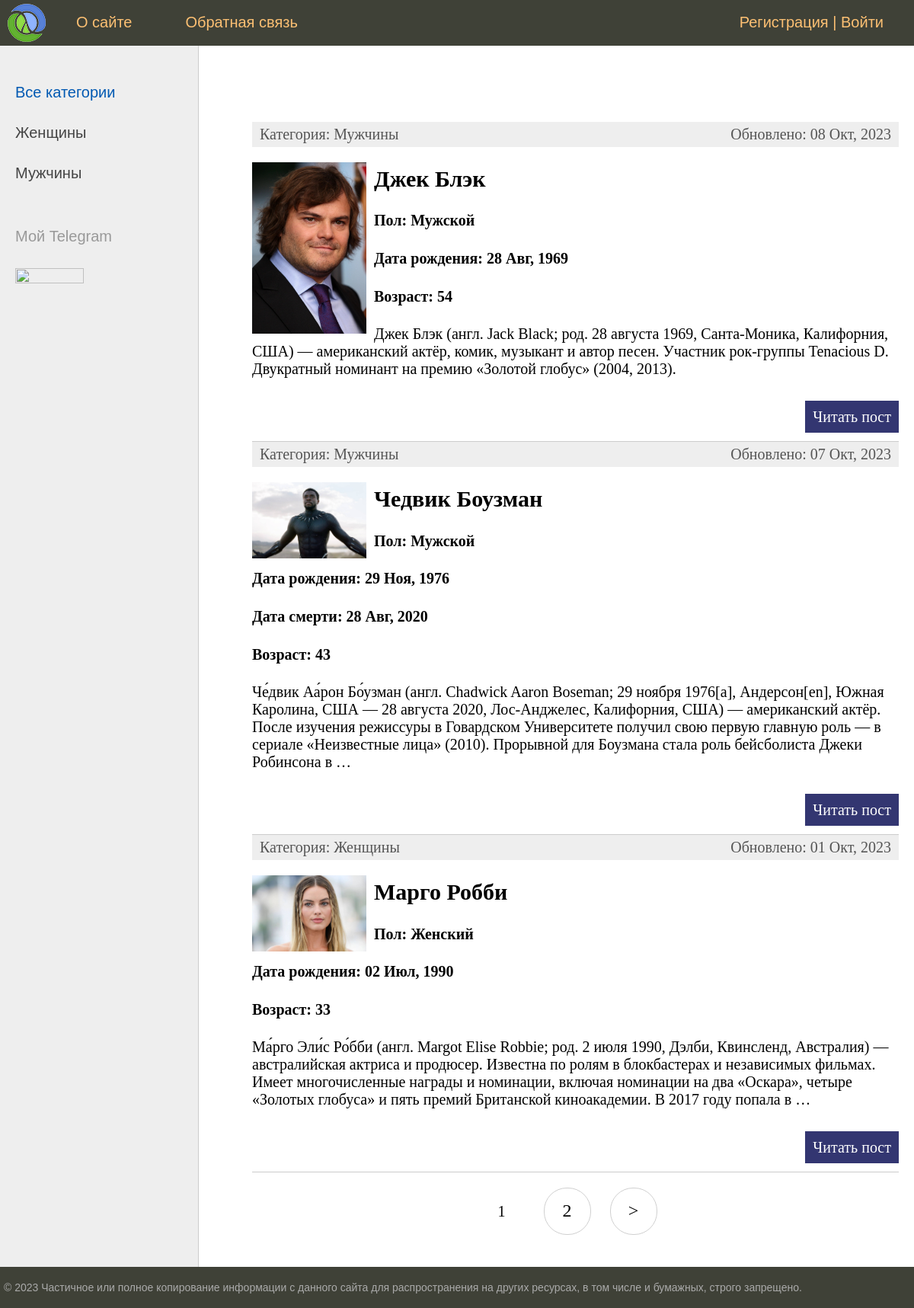
/, run on an earlier commit of the app's database.
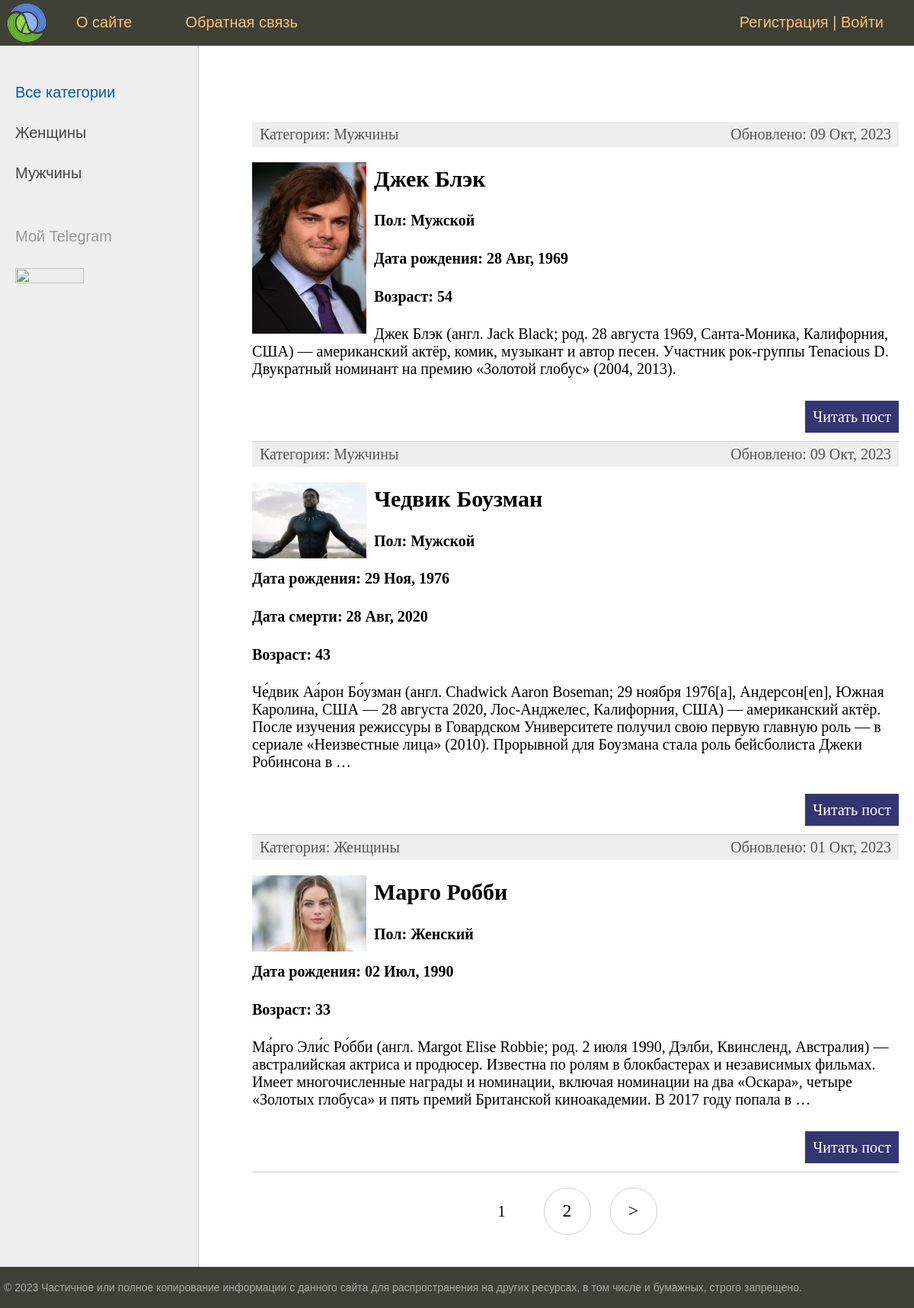
And on a later commit of the database.
### actors/models.py (models this page shows, shortened)
class Category(models.Model):
    name = models.CharField(max_length=100, db_index=True, verbose_name="Категория")
    slug = models.SlugField(max_length=255, unique=True, db_index=True, verbose_name="URL")
    def __str__(self):
        return self.name
    def get_absolute_url(self):
        return reverse('category', kwargs={'cat_id': self.pk})
    class Meta:
        verbose_name = 'категорию'
        verbose_name_plural = 'Категории'
        ordering = ['id']

class Actors(models.Model):
    title = models.CharField(max_length=255, verbose_name='Заголовок')
    slug = models.SlugField(max_length=100, unique=True, db_index=True, verbose_name='URL')
    sex = models.CharField(max_length=100, verbose_name='Пол')
    birth = models.DateField(blank=True, verbose_name='Дата рождения')
    death = models.DateField(blank=True, null=True, verbose_name='Дата смерти')
    bio = models.TextField(blank=True, verbose_name='Биография')
    photo = models.ImageField(blank=True, null=True, upload_to='photos%Y/%m/%d/', verbose_name='Фото')
    crt_time = models.DateTimeField(auto_now_add=True, verbose_name='Время создания')
    upd_time = models.DateTimeField(auto_now=True, verbose_name='Время обновления')
    is_published = models.BooleanField(default=True, verbose_name='Публикация')
    cat = models.ForeignKey('Category', on_delete=models.PROTECT, verbose_name='Категория')
    def get_age(self):
        b_s = str(self.birth)
        date_format = '%Y-%m-%d'
        if self.death is None:
            temp = datetime.today() - datetime.strptime(b_s, date_format)
        else:
            d_s = str(self.death)
            temp = datetime.strptime(d_s, date_format) - datetime.strptime(b_s, date_format)
        return temp.days // 365
    def get_absolute_url(self):
        return reverse('post', kwargs={'post_slug': self.slug})
    class Meta:
        verbose_name = 'актёров'
        verbose_name_plural = 'Актёры'
        ordering = ['-crt_time', 'title']

### actors/views.py (the view)
# urls.py: path('', ActorsHome.as_view(), name='home'),
class ActorsHome(DataMixin, ListView):
    model = Actors
    template_name = 'actors/startpage.html'
    context_object_name = 'posts'
    def get_context_data(self, *, object_list=None, **kwargs):
        context = super().get_context_data(**kwargs)
        c_def = self.get_user_context(title='Главная страница')
        return dict(list(context.items()) + list(c_def.items()))
    def get_queryset(self):
        return Actors.objects.filter(is_published=True)

### actors/templatetags/actors_tags.py (called while the page is built)
@register.inclusion_tag('actors/list_categories.html')
def show_categories(sort=None, cat_selected=0):
    if not sort:
        cats = Category.objects.annotate(Count('actors'))
    else:
        cats = Category.objects.annotate(Count('actors')).order_by(sort)
    return {'cats': cats, 'cat_selected': cat_selected}

### actors/utils.py (called while the page is built)
    def get_user_context(self, **kwargs):
        context = kwargs
        cats = Category.objects.all()
        user_menu = menu.copy()
        if not self.request.user.is_authenticated:
            user_menu.pop(1)
        context['menu'] = user_menu
        context['cats'] = cats
        if 'cat_selected' not in context:
            context['cat_selected'] = 0
        return context

### actors/templates/actors/startpage.html (shortened to what this page needs)
{% extends 'actors/base.html' %}
{% block content %}
<ul class="list-articles">
	{% for p in posts %}
			<li><div class="article-panel">
				<p class="first">Категория: {{p.cat}}</p>
				<p class="last">Обновлено: {{p.upd_time|date:'d M, Y'}}</p>
			</div>
{% if p.photo %}
	<p><img class="img-article-left thumb" src="{{p.photo.url}}"></p>
{% endif %}
				<h2>{{p.title}}</h2>
				<h4>Пол: {{p.sex}}</h4>
				<h4>Дата рождения: {{p.birth|date:'d M, Y'}}</h4>
				{% if p.death %}
				<h4>Дата смерти: {{p.death|date:'d M, Y'}}</h4>
				{% endif %}
				<h4>Возраст: {{p.get_age}}</h4>
	{% autoescape on %}
	{{p.bio|linebreaks|truncatewords:50}}
	{% endautoescape %}
			<p class="link-read-post"><a href="{{p.get_absolute_url}}">Читать пост</a></p>
			</li>
	{% endfor %}
</ul>
{% endblock %}

### actors/templates/actors/base.html (shortened to what this page needs)
{% load static %}
{% load actors_tags %}
<!DOCTYPE html>
<html>
<head>
	<link type="text/css" href="{% static 'actors/css/styles.css' %}" rel="stylesheet" />
</head>
<body>
<table class="table-page" border=0 cellpadding="0" cellspacing="0">
<tr><td valign=top>
{% block mainmenu %}
		<div class="header">
			<ul id="mainmenu" class="mainmenu">
			<li class="logo"><a href="{% url 'home' %}"><div class="logo"></div></a></li>
{% for m in menu %}
			<li><a href="{% url m.url_name %}">{{m.title}}</a></li>
{% endfor %}
				{% if request.user.is_authenticated %}
				<li class="last">{{user.username}} | <a href="{% url 'logout' %}">Выйти</a></li>
				{% else %}
			<li class="last"><a href="{% url 'register' %}">Регистрация</a> | <a href="{% url 'login' %}">Войти</a></li>
				{% endif %}
			</ul>
		</div>
{% endblock mainmenu %}
<table class="table-content" border=0 cellpadding="0" cellspacing="0">
<tr>
	<td valign="top" class="left-chapters">
	<ul id="leftchapters">
{% if cat_selected == 0 %}
		<li class="selected">Все категории</li>
{% else %}
		<li><a href="{% url 'home' %}">Все категории</a></li>
{% endif %}
{% show_categories sort='name' cat_selected=cat_selected %}
		<li class="share">
		<p>Мой Telegram</p>
		<a href="https://t.me/SamFATEWOLF"><img src="{% static 'actors/images/telegram.png' %}" width="90" height="90"></a>
		</li>
	</ul>
</td>
<td valign="top" class="content">
	<div class="content-text">
{% block content %}
{% endblock %}
		{% if page_obj.has_other_pages %}
		<nav class="list-pages">
			<ul>
				{% for p in paginator.page_range %}
				{% if page_obj.number == p %}
				<li class="page-num page-num-selected">{{ p }}</li>
				{% elif p >= page_obj.number|add:-2 and p <= page_obj.number|add:2 %}
				<li class="page-num">
					<a href="?page={{ p }}">{{ p }}</a>
				</li>
				{% endif %}
				{% endfor %}
				{% if page_obj.has_next %}
				<li class="page-num">
					<a href="?page={{ page_obj.next_page_number }}">&gt;</a>
				</li>
				{% endif %}
			</ul>
		</nav>
{% endif %}
	</div>
</td></tr></table>
</td></tr>
<tr><td valign=top>
	<div id="footer">
		<p>&copy; 2023 Частичное или полное копирование информации с данного сайта для распространения на других ресурсах, в том числе и бумажных, строго запрещено.</p>
	</div>
</td></tr></table>
</body>
</html>

### actors/templates/actors/list_categories.html
{% for c in cats %}
{% if c.actors__count > 0 %}
	{% if c.pk == cat_selected %}
		<li class="selected">{{c.name}}</li>
	{% else %}
		<li><a href="{{ c.get_absolute_url }}">{{c.name}}</a></li>
	{% endif %}
{% endif %}
{% endfor %}

### actors/static/actors/css/styles.css (style rules this page uses)
html, body { font-family: 'Arial'; margin: 0; padding: 0; height: 100%; width: 100%; color: #444; }
a { color: #0059b2; text-decoration: none; }
img { max-width: 600px; height: auto; }
img.img-article-left { max-width: 300px; height: auto; float: left; padding: 0 10px 10px 0; }
img.img-article-left.thumb { max-width: 150px; height: auto; }
p.link-read-post { text-align: right; }
p.link-read-post a { padding: 10px; min-width: 100px; background: #333671; color: #fff; text-decoration: none; }
div.article-panel { background: #eee; padding: 5px 10px 5px 10px; box-sizing border-box; overflow: hidden; color: #555; }
div.article-panel p.first { margin: 0; float: left; }
div.article-panel p.last { margin: 0; float: right; }
ul.list-articles { list-style: none; margin: 0; padding: 0; }
ul.list-articles li { border-bottom: 1px solid #ccc; }
.table-page { width: 100%; height: 100%; vertical-align: top; }
.table-page tr { height: 100%; }
.header { background: #3F4137; height: 60px; }
.logo { background: url('../images/logo.png') no-repeat 10px 5px; width: 70px; height: 60px; }
ul.mainmenu { list-style: none; margin: 0; padding: 0; height: 60px; color: #fdc073; font-size: 20px; overflow: hidden; }
ul.mainmenu li { float: left; margin: 18px 40px 0 30px; }
ul.mainmenu li.logo { margin: 0; }
ul.mainmenu li.last { float: right; }
ul.mainmenu li a { color: #fdc073; text-decoration: none; }
.table-content { width: 100%; min-height: 100%; height: 100%; }
.left-chapters { margin: 0; background: #eee; border-right: 1px solid #ccc; min-height: 100%; }
.left-chapters ul { width: 230px; min-height: 100%; margin: 0; padding: 20px 10px 10px 20px; list-style: none; font-size: 20px; }
.left-chapters ul li { margin: 30px 0 0 0; color: #999; }
.left-chapters ul li.selected { color: #0059b2; }
.left-chapters ul li a { color: #444; text-decoration: none; }
.left-chapters ul li.share { margin: 60px 0 0 0; }
.left-chapters ul li.share p { margin: 30px 0 30px 0; }
.left-chapters ul li.share a { display: inline-block; width: 40px; height: 40px; margin: 0 20px 0 0; }
.content { padding: 40px 20px 20px 40px; width: 100%; box-sizing: border-box; }
.content-text { margin: 60px 0 0 30px; color: #000; font-size: 20px; font-family: Yandex Sans Display Light; }
#footer { box-sizing: border-box; background: #3F4137; padding: 5px; color: #aaa; font-size: 14px; font-family: Verdana, Geneva, Arial, Helvetica; text-align: left; overflow: hidden; }
.list-pages { text-align: center; margin: 0 0 20px 0; }
.list-pages ul { margin: 20px 0 0 0; padding: 0; list-style: none; }
.list-pages ul li { display: inline-block; margin: 0 20px 0 0; }
.list-pages a { color: #000; font-size: 24px; text-decoration: none; }
.list-pages .page-num, .page-num-selected { display: inline-block; width: 60px; height: 44px; padding: 16px 0 0 0; border: 1px solid #d0d0d0; border-radius: 30px; }
.list-pages .page-num-selected { border: none; color: #000; font-size: 20px; }

What changed in the data, as far as the page shows it:
removed Actors: cat "Мужчины", upd_time "08 Окт, 2023", photo (picture), title "Джек Блэк", sex "Мужской", birth "28 Авг, 1969", get_age "54", bio "Джек Блэк (англ. Jack Black; род. 28 августа 1969, Санта-Моника, Калифорния, США) — американский актёр, комик, музыкант и автор песен. Участник рок-группы Tenacious D. Двукратный номинант на премию «Золотой глобус» (2004, 2013)."
added Actors: cat "Мужчины", upd_time "09 Окт, 2023", photo (picture), title "Джек Блэк", sex "Мужской", birth "28 Авг, 1969", get_age "54", bio "Джек Блэк (англ. Jack Black; род. 28 августа 1969, Санта-Моника, Калифорния, США) — американский актёр, комик, музыкант и автор песен. Участник рок-группы Tenacious D. Двукратный номинант на премию «Золотой глобус» (2004, 2013)."
changed Actors "Чедвик Боузман": upd_time "07 Окт, 2023" → "09 Окт, 2023"
